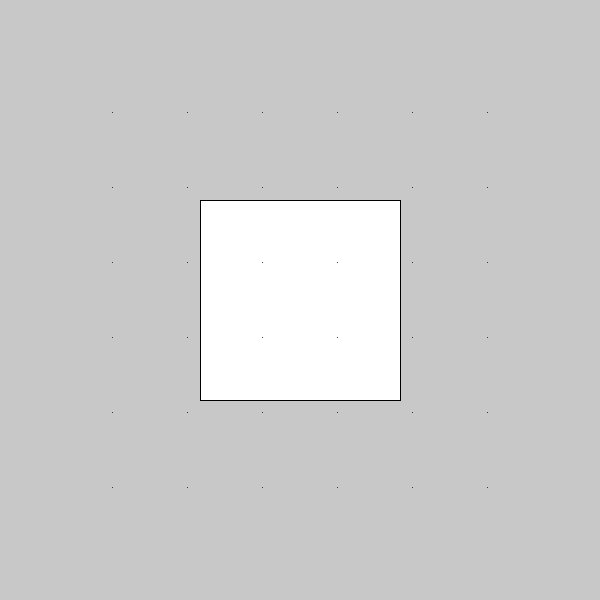
Frame 1 (no input)
Frame 60 (the mouse pressed at the canvas centre just before this capture): identical to frame 1, image omitted
Frame 120 (the mouse held since frame 60 and released just before this capture): identical to frame 1, image omitted

The Processing sketch that drew this single still picture (run headless with seeded random() and noise(); from frame 60 on, the mouse is pressed at the canvas centre):

// Processing sketch: Trianglify_Main
// ── Trianglify_Main.pde

ArrayList<PVector> Points = new ArrayList<PVector>();
float rectWidth = 200;
float rectHeight = 200;

void setup()
{
    size(600,600); 
    
    GridPointGenerator pointsGenerator = new GridPointGenerator();
    pointsGenerator.GenerateGridPoints(Points, rectWidth, rectHeight, 75, 0);
}

void draw()
{
    background(200); 
    
    float xOffset = (width - rectWidth) * 0.5;
    float yOffset = (height - rectHeight) * 0.5;
    
    //noStroke();
    
    rect(xOffset, yOffset, rectWidth, rectHeight);
    
    //stroke(204, 102, 0);
    for (int i = 0; i < Points.size(); i++) 
    {
        PVector pointVector = Points.get(i);
        point(xOffset + pointVector.x, yOffset + pointVector.y);
    }
}

// ── GridPointGenerator.pde
public class GridPointGenerator
{

    // variance = [0, 1]
    void GenerateGridPoints(ArrayList<PVector> Points,float ViewportWidth, float ViewportHeight, float CellSize, float Variance)
    {
        // if cellSize <= 0 
        
        // variance = [0, 1]
        
        // 计算x轴方向需要的格子数,在外围再填充4个格子,用于弥补网格点随机带来的空缺
        float Cells_X = floor(ViewportWidth / CellSize) + 4;
        float Cells_Y = floor(ViewportHeight / CellSize) + 4;
        
        float Bleed_X = (Cells_X * CellSize - ViewportWidth) * 0.5;
        float Bleed_Y = (Cells_Y * CellSize - ViewportHeight) * 0.5;
        
        Variance = CellSize * Variance * 0.5;
        
        float FinalWidth = ViewportWidth + Bleed_X;
        float FinalHeight = ViewportHeight + Bleed_Y;
        float HalfCellSize = CellSize * 0.5;
        //float DoubleV = Variance * 0.5;
        //float NegativeV = - Variance;
        
        Points.clear();
        
        for (float i = -Bleed_X; i < FinalWidth; i += CellSize)
        {
            for (float j = -Bleed_Y; j < FinalHeight; j += CellSize)
            {
                float X = i + HalfCellSize;
                float Y = j + HalfCellSize;
                Points.add(new PVector(X, Y));
            }
        }
    }
}
